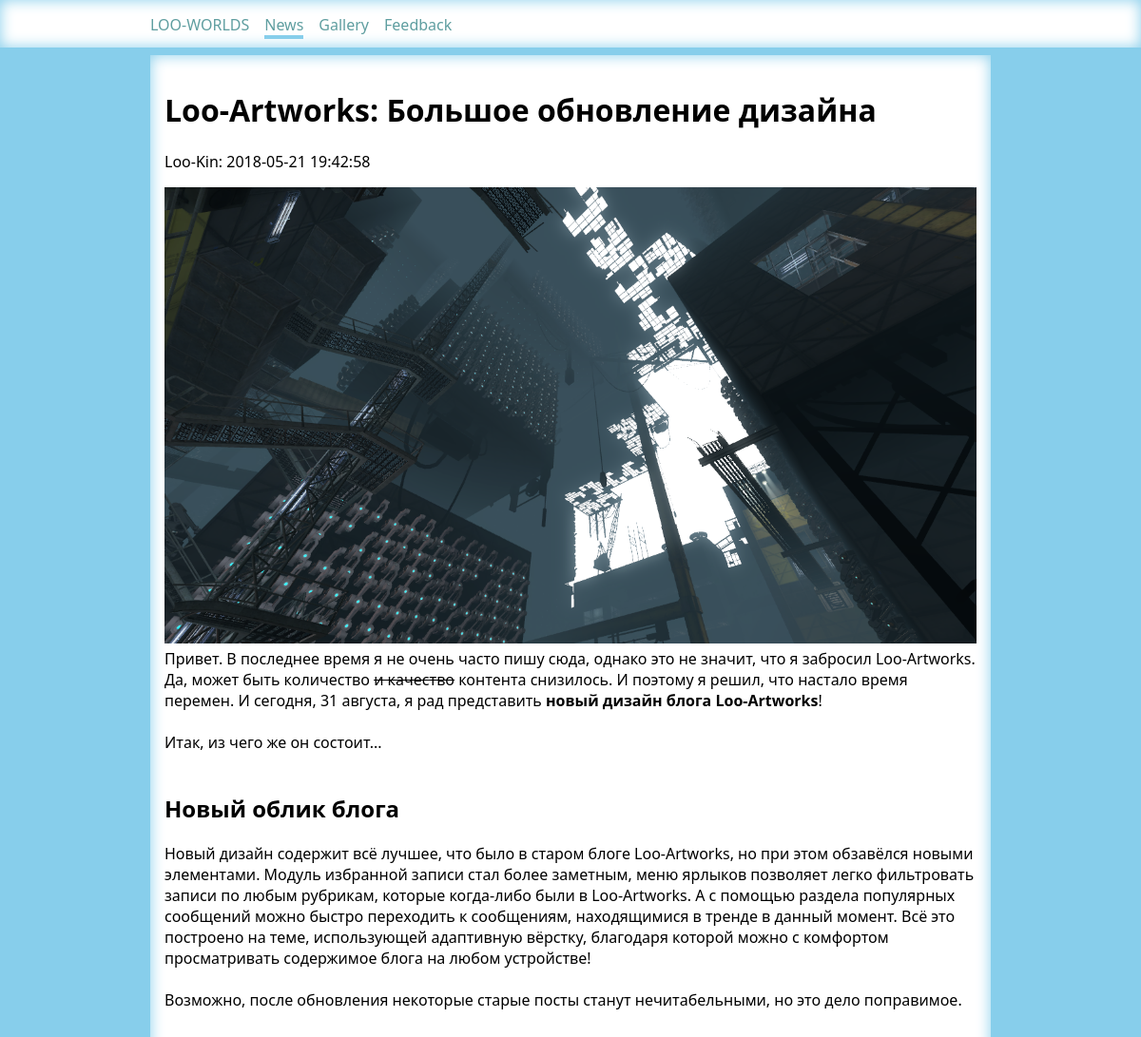
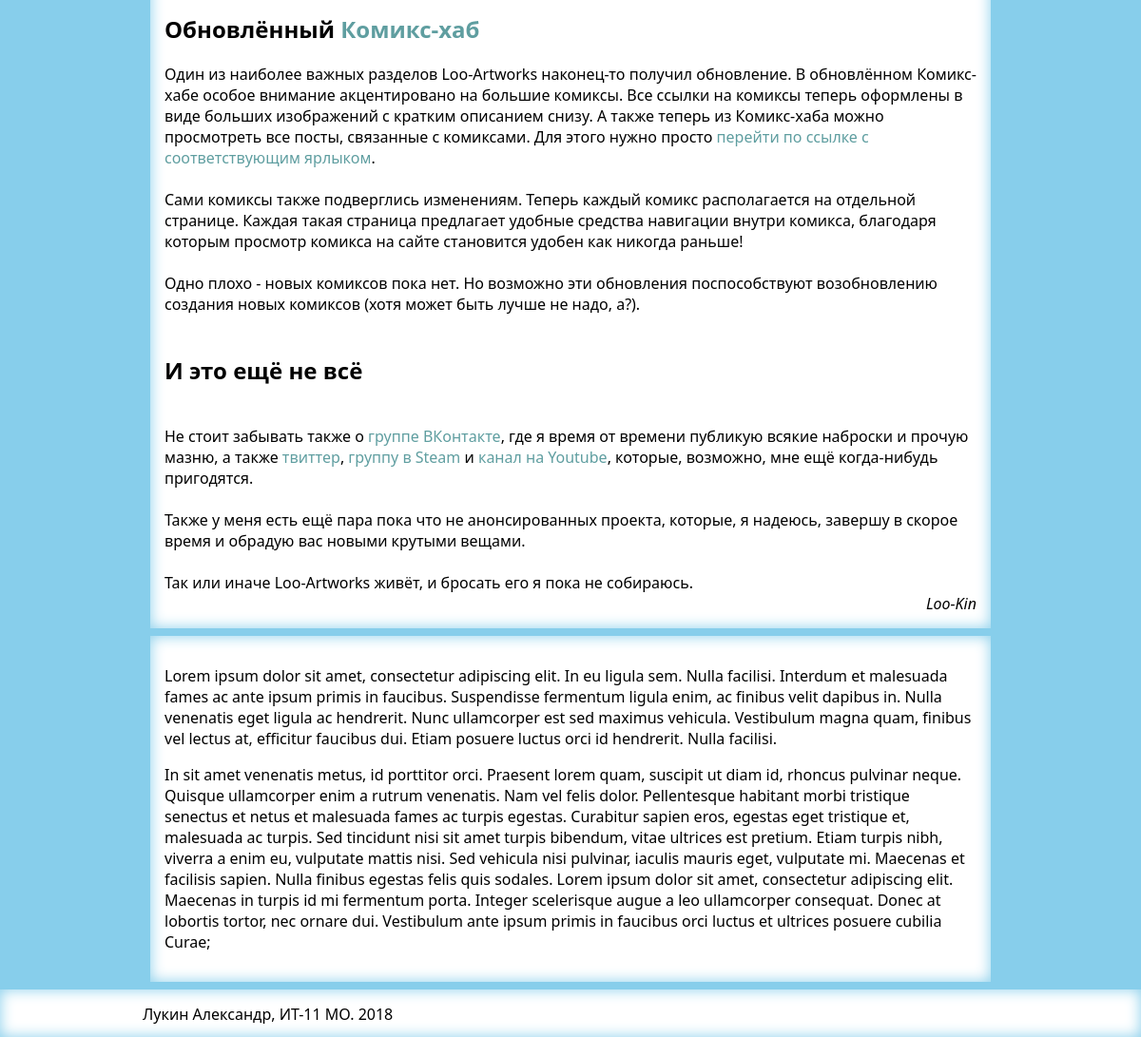
The page /news-article.php?id=2 on the database its author committed (2 pictures, top to bottom).
### tables this page shows
CREATE TABLE `news_articles` (
  `news_id` int(11) NOT NULL,
  `title` varchar(200) DEFAULT NULL,
  `author` varchar(100) DEFAULT NULL,
  `date` timestamp NOT NULL DEFAULT CURRENT_TIMESTAMP,
  `picture` varchar(100) NOT NULL,
  `brief` varchar(250) NOT NULL,
  `article` text NOT NULL
);

### news-article.php (the view, shortened to what this page needs)
<?php
    require_once 'components\menu-header.php';
    require_once 'components\sidebar.php';
    require_once 'components\menu-footer.php';
    require_once 'components\connection.php';
?>
<?php
    $link = mysqli_connect($host, $user, $password, $database)
    or die("Ошибка " . mysqli_error($link));
    $query ="SELECT * FROM `news_articles` WHERE `news_id` = " . $_GET["id"];
    $result = mysqli_query($link, $query) or die("Ошибка " . mysqli_error($link));
?>
<?php
    $row = $result->fetch_array(MYSQLI_ASSOC);
?>
<!doctype HTML>
<html>
    <head>
        <link rel="stylesheet" href="style/style.css" />
    </head>
    <body>
        <div class="main_wrapper">
            <div class="article_wrapper">
                <div class="content_widget">
                    <h1><?php echo $row["title"];?></h1>
                    <p><?php echo $row["author"] . ": " . $row["date"];?></p>
                    <img src="<?php echo $row['picture'];?>" width="100%" />
                    <?php echo $row["article"];?>
                </div>
            </div>
        </div>
    </body>
</html>

### style/style.css (style rules this page uses)
body { background-color: skyblue; margin: 0 auto; font-family: 'Segoe UI', Tahoma, Geneva, Verdana, sans-serif; }
a:link, a:visited { text-decoration:none; color: cadetblue; }
.content_widget { background-color: white; margin: 8px; padding: 15px; box-shadow: skyblue 0 0 15px inset; position: relative; }
.main_wrapper { width: 1300px; margin: 0px auto; clear: both; }
.article_wrapper { width: 75%; float: left; }
@media screen and (max-width: 1320px) { .main_wrapper { width: 900px; } }
@media screen and (max-width: 1320px) { .article_wrapper { width: 100%; float: none; clear: both; } }

### rows shown on the page
news_articles: title "Loo-Artworks: Большое обновление дизайна", author "Loo-Kin", date "2018-05-21 19:42:58", picture (picture), article "Привет. В последнее время я не очень часто пишу сюда, однако это не значит, что я забросил Loo-Artworks. Да, может быть количество и качество контента снизилось. И поэтому я решил, что настало время перемен. И сегодня, 31 августа, я рад представить новый дизайн блога Loo-Artworks ! Итак, из чего же он состоит... Новый облик блога Новый дизайн содержит всё лучшее, что было в старом блоге Loo-Artworks, но при этом обзавёлся новыми элементами. Модуль избранной записи стал более заметным, меню ярлыков позволяет легко фильтровать записи по любым рубрикам, которые когда-либо были в Loo-Artworks. А с помощью раздела популярных сообщений можно быстро переходить к сообщениям, находящимися в тренде в…"
